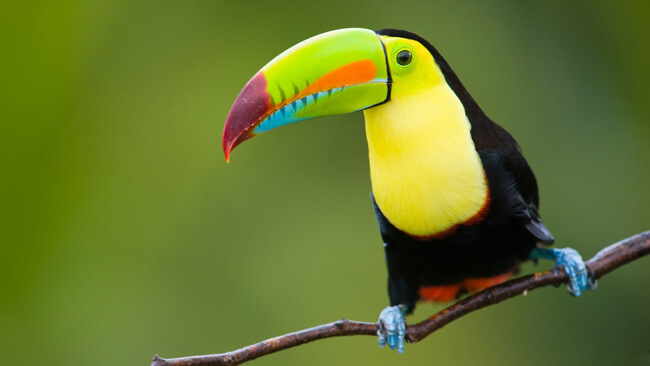
#> input picture toucans.jpg, 650 x 366 px, given in place of the camera
$ python webcam2-cleanup.py
#> lines starting #> are read from the running program, lines starting #| are printed output that depends on the picture
import time
import cv2
import numpy as np
from sklearn.cluster import MiniBatchKMeans
from phue import Bridge

HUE_IS_ENABLED = False

if HUE_IS_ENABLED:
    hue = Bridge('10.0.0.12')
    hue.connect()
    LIGHT_GROUP = 3
    artery_lights = hue.get_group(LIGHT_GROUP, 'lights')
    artery_lights = list(map(lambda l: int(l), artery_lights))
    hue.set_group(LIGHT_GROUP, 'on', True)

# change the color of a hue light
def change_light_color(bridge, light, color_xyY, brightness):
    print('changing light #{light} to {color}/{brightness}'.format(
        light=light,
        color=color_xyY,
        brightness=brightness
    ))
    if HUE_IS_ENABLED:
        hue.set_light(artery_lights[light], {
            'transitiontime': 10,
            'transitiontime': 150,
            'xy': (colocolor_xyYr[0], color_xyY[1]),
            'bri': brightness
        })

# from https://www.pyimagesearch.com/2015/10/05/opencv-gamma-correction/
def adjust_gamma(image, gamma=1.0):
	# build a lookup table mapping the pixel values [0, 255] to
	# their adjusted gamma values
	invGamma = 1.0 / gamma
	table = np.array([((i / 255.0) ** invGamma) * 255
		for i in np.arange(0, 256)]).astype("uint8")

	# apply gamma correction using the lookup table
	return cv2.LUT(image, table)

# change an XYZ color value to an xyY value (coordinates on a chromacity diagram)
def XYZ_to_xyY(xyz):
    X = xyz[0] / 255
    Y = xyz[1] / 255
    Z = xyz[2] / 255
    sum = X + Y + Z

    if sum <= 0:
        # todo: should return reference white
        return (0,0)

    x = X / sum
    y = Y / sum
    Y = Y
    return (x, y, Y)

def main():
    # lots of this stuff is cribbed from
    # https://www.pyimagesearch.com/2014/07/07/color-quantization-opencv-using-k-means-clustering/

    # this contains the kmeans cluster from the last frame
    # we'll reuse this to seed the next frame's cluster
    previous_cluster = None
    # reduce the image to this many colors
    num_colors = 5
    # begin capturing video from the webcam
    cap = cv2.VideoCapture(0)

    while True:
        # read a frame from the webcam
        _, frame = cap.read()
#> frame is the input picture: shape (366, 650, 3); mean B, G, R 44.6, 119, 102.8
        # brighten the frame a bit
        frame = adjust_gamma(frame, 1.3)
#> in adjust_gamma, `return cv2.LUT(image, table)`:
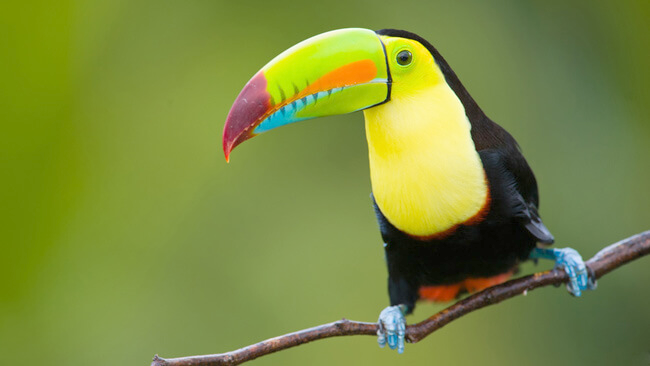
#> returned value: shape (366, 650, 3); mean of channels 0, 1, 2 62.7, 139.1, 123.8; drawn as B, G, R
        # reduce the size of the frame to avoid killing our RAM
        (frame_height, frame_width) = frame.shape[:2]
#> frame_height = 366; frame_width = 650
        w = 300
        h = round(w / frame_width * frame_height)
#> h = 169
        original_image = cv2.resize(frame, (w, h), interpolation = cv2.INTER_AREA)


        # convert the image from the RGB color space to the L*a*b*
        # color space -- since we will be clustering using k-means
        # which is based on the euclidean distance, we'll use the
        # L*a*b* color space where the euclidean distance implies
        # perceptual meaning
        image = cv2.cvtColor(original_image, cv2.COLOR_BGR2LAB)
#> image: shape (169, 300, 3); mean of channels 0, 1, 2 140.2, 111.7, 164.1

        # reshape the image into a feature vector so that k-means
        # can be applied
        image = image.reshape((image.shape[0] * image.shape[1], 3))

        # apply k-means using the specified number of clusters and
        # then create the quantized image based on the predictions
        if previous_cluster is None:
            clt = MiniBatchKMeans(n_clusters=num_colors)
        else:
            clt = MiniBatchKMeans(n_clusters=num_colors, init=previous_cluster)
        labels = clt.fit_predict(image)
        # save the centers so we can can run it again and preseed with them
        previous_cluster = clt.cluster_centers_

        # the list of colors detected
        colors = clt.cluster_centers_.astype("uint8")
        # the image reduced to colors
        quant = clt.cluster_centers_.astype("uint8")[labels]

        # reshape the feature vectors to images
        quant = quant.reshape((h, w, 3))
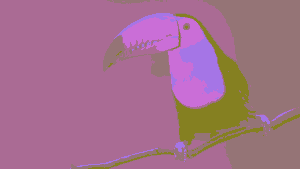
#> quant: shape (169, 300, 3); mean of channels 0, 1, 2 139.3, 111.4, 163.8; drawn as B, G, R
        colors = colors.reshape((num_colors, 1, 3))

        # convert from L*a*b* to BRG (reverse RGB)
        quant = cv2.cvtColor(quant, cv2.COLOR_LAB2BGR)
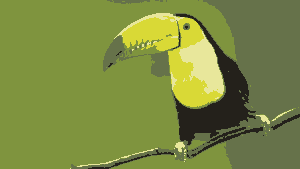
#> quant: shape (169, 300, 3); mean B, G, R 65.5, 138.4, 123.7
        colors = cv2.cvtColor(colors, cv2.COLOR_LAB2BGR)

        # convert colors to HSV so we can order by saturation
        colors_ordered = cv2.cvtColor(colors, cv2.COLOR_BGR2HSV)
        # convert the 3d array to a 2d array, sort it on the second column (saturation)
        # flip it so the highest values are first, then convert it back to a 3d image array
        colors_ordered = np.reshape(colors_ordered, (5,3))
        colors_ordered = np.flip(colors_ordered[colors_ordered[:,1].argsort()], 0)
        colors_ordered = np.reshape(colors_ordered, (5,1,3))
        colors_ordered = cv2.cvtColor(colors_ordered, cv2.COLOR_HSV2BGR)


        # FIRST SHOW THE WEBCAM FRAMES AND THE COLORS ON THE SCREEN

        # show the colors (size the num_colors x 1px image up to 200x200)
        cv2.imshow("colors", cv2.resize(colors, (200, 200), interpolation = cv2.INTER_NEAREST))
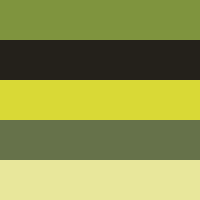
#> window 'colors': shape (200, 200, 3); mean B, G, R 74.4, 148.6, 142.8
        cv2.imshow("colors_ordered", cv2.resize(colors_ordered, (200, 200), interpolation = cv2.INTER_NEAREST))
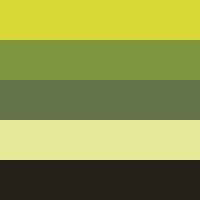
#> window 'colors_ordered': shape (200, 200, 3); mean B, G, R 74.4, 148.8, 143
        # show the original and modified webcam images
        cv2.imshow("image", np.hstack([original_image, quant]))
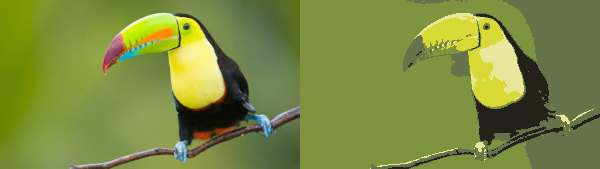
#> window 'image': shape (169, 600, 3); mean B, G, R 64.1, 138.7, 123.7


        # NEXT GET THE XY VALUES OF THE COLORS TO SEND TO THE HUE LIGHT STRIP

        # convert the colors to XYZ values
        colors_XYZ = cv2.cvtColor(colors, cv2.COLOR_BGR2XYZ)
        # extract the first 2 colors and convert them to xyY
        color1 = XYZ_to_xyY(colors_XYZ[0][0])
        color2 = XYZ_to_xyY(colors_XYZ[1][0])

        # default to a brightness of 100
        # if the color contains a Y value (luminance) use that
        brightness1 = 100
        brightness2 = 100
        if len(color1) > 2:
            brightness1 = int(color1[2] * 255)
        if len(color2) > 2:
            brightness2 = int(color2[2] * 255)

#> (the run stopped early here; a loop or call above may not have finished)
